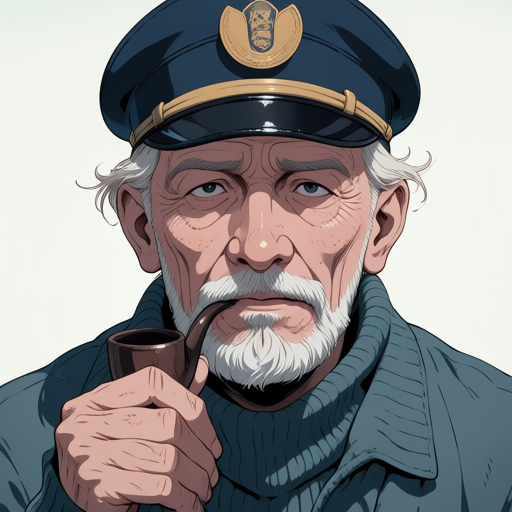
#> input picture captain_ai_raw.png, 512 x 512 px
$ python sprite_process.py ../captain_ai_raw.png ../chen_ai_raw.png 5
#> lines starting #> are read from the running program, lines starting #| are printed output that depends on the picture
# -*- coding: utf-8 -*-
"""
通用 sprite 生产脚本（Phase 3 资产管线，路灯验证后固化为模板）
用法: python sprite_process.py <src> <out> <target_h>

链路: GPT 黑底图 → 黑→透明(阈值18/36羽化) → 裁剪包围盒 → 等比缩放(NEAREST) → 量化24色(NONE无抖动)
"""
import math, sys
from PIL import Image
from collections import Counter

def process(src, out, target_h):
#> called with src = '../captain_ai_raw.png', out = '../chen_ai_raw.png', target_h = 5
    img = Image.open(src).convert('RGBA')
    w, h = img.size
#> w = 512; h = 512
    px = img.load()
    # 背景色探测：取四角 + 边框中心点的中位色（抗单个杂点）
    samples = [px[x, y][:3] for (x, y) in [
        (0, 0), (w - 1, 0), (0, h - 1), (w - 1, h - 1),
        (w // 2, 0), (w // 2, h - 1), (0, h // 2), (w - 1, h // 2),
    ]]
#> samples = [(229, 237, 232), (233, 239, 233), (25, 47, 58), (69, 86, 98), (205, 187, 154), (21, 43, 54), (243, 245, 238), (242, 245, 239)]
    # 中位色作为背景色（深灰/纯黑/红黑都能识别）
    sorted_samples = sorted(samples)
#> sorted_samples = [(21, 43, 54), (25, 47, 58), (69, 86, 98), (205, 187, 154), (229, 237, 232), (233, 239, 233), (242, 245, 239), (243, 245, 238)]
    bg = sorted_samples[len(sorted_samples) // 2]
#> bg = (229, 237, 232)
    bg_lum = sum(bg) / 3
#> bg_lum = 232.7
    print(f'  背景色: rgb{bg} (lum={bg_lum:.0f})')
#|   背景色: rgb(229, 237, 232) (lum=233)
    # 抠图：颜色距离背景 < 阈值 → 透明（羽化边缘）
    # 阈值按背景亮度自适应：暗背景用较大阈值（容忍深灰），亮背景同理
    bg_light = bg_lum > 128
#> bg_light = True
    tol = 70 if bg_light else 90  # 暗背景更难分离（插画阴影多），用更大容差
#> tol = 70
    inner_tol = tol * 0.55        # 内层更严格，保护物体内部
#> inner_tol = 38.5
    for y in range(h):
        for x in range(w):
            r, g, b, a = px[x, y]
            if a == 0:
                continue
            dr, dg, db = r - bg[0], g - bg[1], b - bg[2]
            dist = math.sqrt(dr * dr + dg * dg + db * db)
            if dist < inner_tol:
                px[x, y] = (r, g, b, 0)
            elif dist < tol:
                px[x, y] = (r, g, b, int((tol - dist) / (tol - inner_tol) * 255))
    bbox = img.getbbox()
#> bbox = (0, 0, 512, 512)
    img = img.crop(bbox)
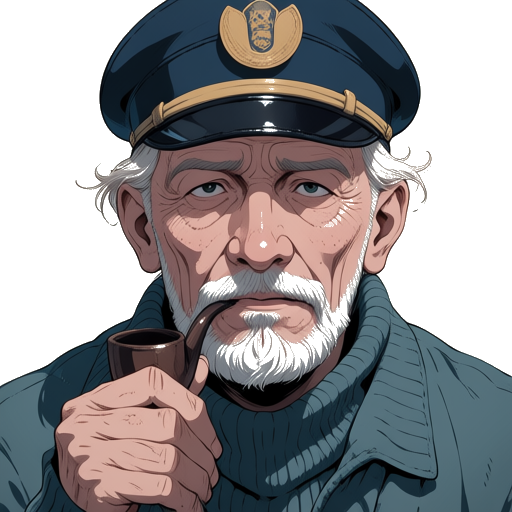
#> img: PIL image 512x512 RGBA; mean R, G, B, A 142.6, 141.2, 140.8, 170.9; transparent parts drawn white
    cw, ch = img.size
#> cw = 512; ch = 512
    scale = target_h / ch
#> scale = 0.00977
    nw, nh = max(1, round(cw * scale)), target_h
#> nw = 5; nh = 5
    img = img.resize((nw, nh), Image.NEAREST)
    alpha = img.split()[3]
    q = img.convert('RGB').quantize(colors=24, method=Image.MEDIANCUT, dither=Image.Dither.NONE).convert('RGB')
    q.putalpha(alpha)
    q.save(out)
    px2 = q.load()
    cnt = Counter()
    for yy in range(nh):
        for xx in range(nw):
            if px2[xx, yy][3] > 0:
                cnt[px2[xx, yy][:3]] += 1
    total = nw * nh
#> total = 25
    trans = sum(1 for yy in range(nh) for xx in range(nw) if px2[xx, yy][3] == 0)
#> trans = 7
    print(f'✅ {out}: 裁剪{cw}x{ch} -> {nw}x{nh}, 色数{len(cnt)}, 透明{trans/total*100:.0f}%')
#| ✅ ../chen_ai_raw.png: 裁剪512x512 -> 5x5, 色数18, 透明28%
    print(f'   top5色: {cnt.most_common(5)}')
#|    top5色: [((12, 23, 32), 1), ((146, 126, 101), 1), ((13, 24, 35), 1), ((116, 118, 125), 1), ((132, 96, 94), 1)]

if __name__ == '__main__':
    process(sys.argv[1], sys.argv[2], int(sys.argv[3]))

$ run again, on zhang_ai_raw.png
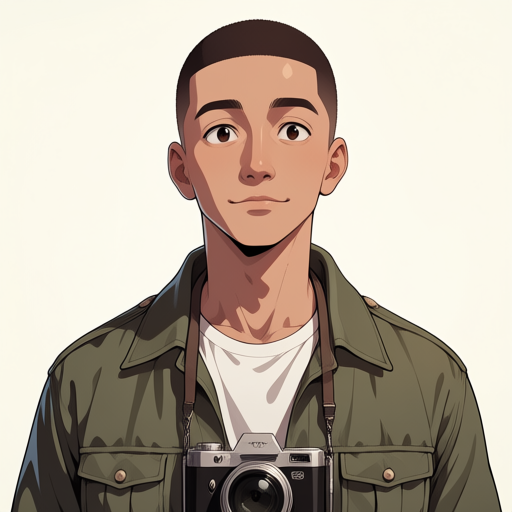
#> input picture zhang_ai_raw.png, 512 x 512 px
#> samples = [(249, 246, 235), (251, 247, 234), (245, 245, 231), (243, 239, 224), (252, 250, 237), (46, 41, 35), (252, 249, 236), (251, 248, 236)]
#> sorted_samples = [(46, 41, 35), (243, 239, 224), (245, 245, 231), (249, 246, 235), (251, 247, 234), (251, 248, 236), (252, 249, 236), (252, 250, 237)]
#> bg = (251, 247, 234)
#> bg_lum = 244
#|   背景色: rgb(251, 247, 234) (lum=244)
#> bg_light = True
#> tol = 70
#> inner_tol = 38.5
#> bbox = (10, 19, 502, 512)
#> in process, `img = img.crop(bbox)`:
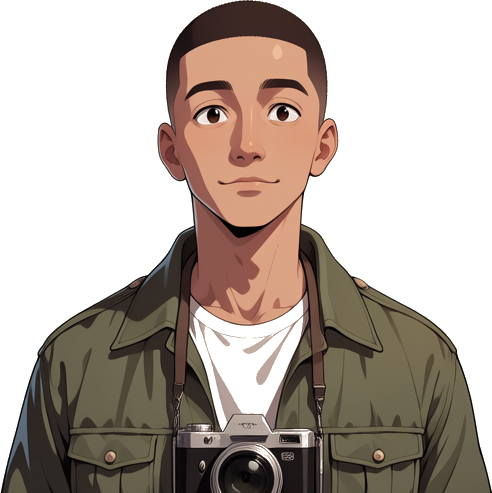
#> img: PIL image 492x493 RGBA; mean R, G, B, A 181.8, 169.1, 154.8, 129.7; transparent parts drawn white
#> trans = 13
#| ✅ ../zhang_ai_raw.png: 裁剪492x493 -> 5x5, 色数12, 透明52%
#|    top5色: [((219, 163, 132), 1), ((220, 154, 121), 1), ((140, 83, 75), 1), ((54, 48, 40), 1), ((49, 40, 35), 1)]
